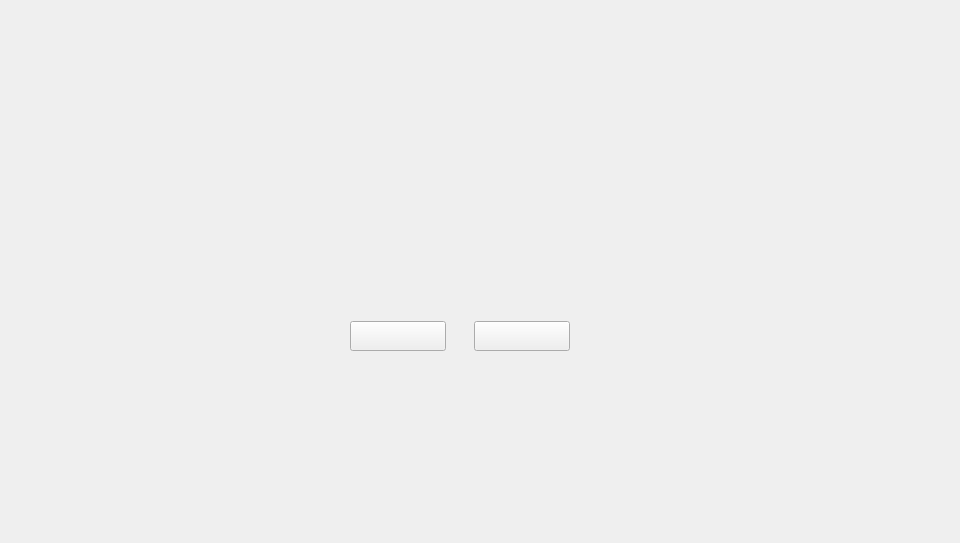
<?xml version="1.0" encoding="UTF-8"?>
<ui version="4.0">
 <class>CommonDialog</class>
 <widget class="QDialog" name="CommonDialog">
  <property name="geometry">
   <rect>
    <x>0</x>
    <y>0</y>
    <width>960</width>
    <height>543</height>
   </rect>
  </property>
  <property name="windowTitle">
   <string>Dialog</string>
  </property>
  <widget class="QWidget" name="widget" native="true">
   <property name="geometry">
    <rect>
     <x>0</x>
     <y>0</y>
     <width>960</width>
     <height>543</height>
    </rect>
   </property>
   <widget class="QWidget" name="containerWidget" native="true">
    <property name="geometry">
     <rect>
      <x>290</x>
      <y>171</y>
      <width>340</width>
      <height>200</height>
     </rect>
    </property>
    <widget class="QLabel" name="textLabel">
     <property name="geometry">
      <rect>
       <x>60</x>
       <y>30</y>
       <width>220</width>
       <height>100</height>
      </rect>
     </property>
     <property name="font">
      <font>
       <family>微软雅黑</family>
       <pointsize>-1</pointsize>
       <weight>50</weight>
       <italic>false</italic>
       <bold>false</bold>
      </font>
     </property>
     <property name="styleSheet">
      <string notr="true">QLabel{color: rgb(51,51,51);font: 14px &quot;微软雅黑&quot;;}
</string>
     </property>
     <property name="text">
      <string/>
     </property>
     <property name="alignment">
      <set>Qt::AlignCenter</set>
     </property>
     <property name="wordWrap">
      <bool>true</bool>
     </property>
     <property name="textInteractionFlags">
      <set>Qt::LinksAccessibleByMouse|Qt::TextSelectableByMouse</set>
     </property>
    </widget>
    <widget class="QToolButton" name="okBtn">
     <property name="geometry">
      <rect>
       <x>60</x>
       <y>150</y>
       <width>96</width>
       <height>30</height>
      </rect>
     </property>
     <property name="font">
      <font>
       <family>Microsoft YaHei UI Light Light</family>
      </font>
     </property>
     <property name="cursor">
      <cursorShape>PointingHandCursor</cursorShape>
     </property>
     <property name="styleSheet">
      <string notr="true"/>
     </property>
     <property name="text">
      <string/>
     </property>
    </widget>
    <widget class="QToolButton" name="cancelBtn">
     <property name="geometry">
      <rect>
       <x>184</x>
       <y>150</y>
       <width>96</width>
       <height>30</height>
      </rect>
     </property>
     <property name="font">
      <font>
       <family>Microsoft YaHei UI Light Light</family>
      </font>
     </property>
     <property name="cursor">
      <cursorShape>PointingHandCursor</cursorShape>
     </property>
     <property name="styleSheet">
      <string notr="true"/>
     </property>
     <property name="text">
      <string/>
     </property>
    </widget>
   </widget>
  </widget>
 </widget>
 <resources/>
 <connections/>
</ui>
